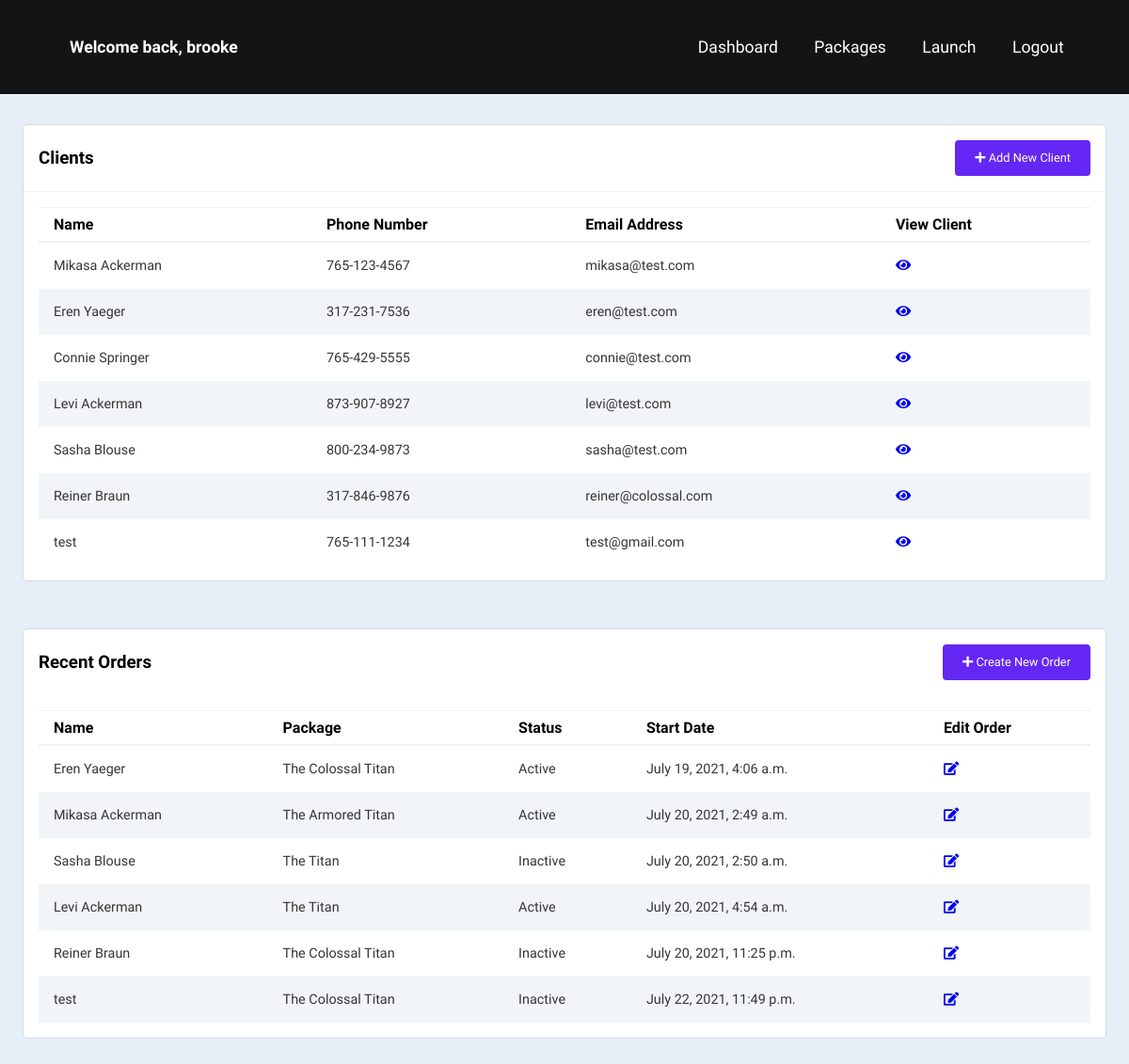
Page /dashboard/ (signed in) on the earlier database version.
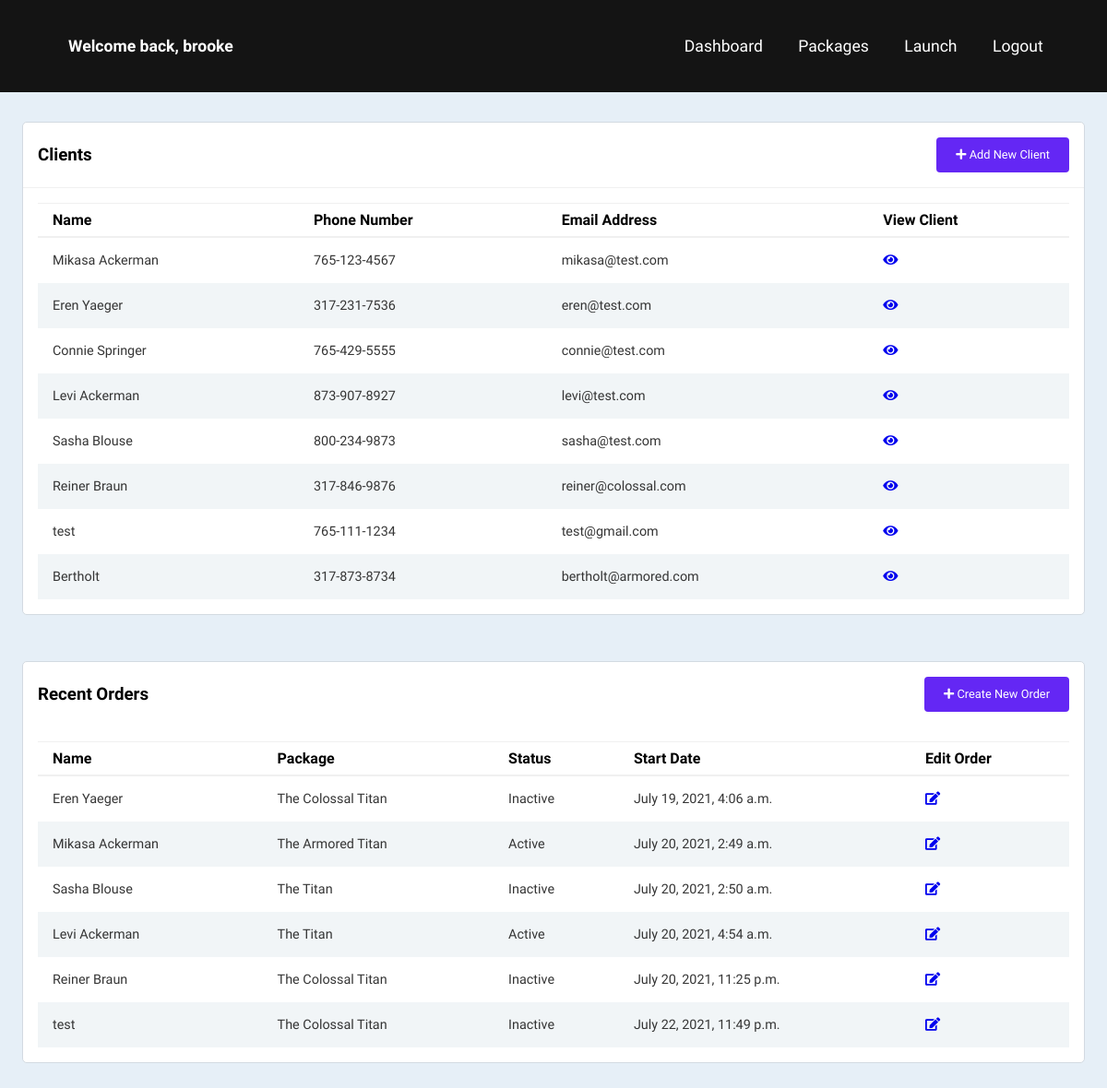
Same page on the later database version.
### accounts/models.py (models this page shows, shortened)
class Client(models.Model):
    name = models.CharField(max_length=200, null=True)
    phone = models.CharField(max_length=200, null=True)
    email = models.CharField(max_length=200, null=True)
    date_created = models.DateTimeField(auto_now_add=True, null=True)
    def __str__(self):
        return self.name

class Order(models.Model):
    STATUS = (
        ('Active', 'Active'),
        ('Inactive', 'Inactive'),
    )
    client = models.ForeignKey(Client, null=True, on_delete=models.SET_NULL)
    package = models.ForeignKey(Package, null=True, on_delete=models.SET_NULL)
    date_created = models.DateTimeField(auto_now_add=True, null=True)
    status = models.CharField(max_length=200, null=True, choices=STATUS)

class Package(models.Model):
    name = models.CharField(max_length=200, null=True)
    hourly_rate = models.FloatField(null=True)
    description = models.CharField(max_length=200, null=True)
    date_created = models.DateTimeField(auto_now_add=True, null=True)
    def __str__(self):
        return self.name

### accounts/views.py (the view)
# urls.py: path('dashboard/', views.dashboard, name="dashboard"),
@login_required(login_url='signin')
def dashboard(request):
    orders = Order.objects.all()
    clients = Client.objects.all()
    context = {'orders': orders, 'clients': clients}
    return render(request,'accounts/dashboard.html', context)

### accounts/templates/accounts/dashboard.html (shortened to what this page needs)
{% extends 'accounts/main.html' %}
{% block content %}
{% include 'accounts/dashboard-navbar.html' %}
    <div class="main-content">
        <main>
            <div class="client-list-wrapper">
                <div class="client-list-header">
                    <h3>Clients</h3>
                    <a class="add-new-client" href="{% url 'create_client' %}"><button><span><i class="fas fa-plus"></i></span> Add New Client</button></a>
                </div>
                <div class="client-list-body">
                    <div class="table-responsive">
                        <table width="100%">
                            <thead>
                                <tr>
                                    <th>Name</th>
                                    <th>Phone Number</th>
                                    <th>Email Address</th>
                                    <th>View Client</th>
                                </tr>
                            </thead>
                            {% for client in clients %}
                                <tr>
                                    <td>{{client.name}}</td>
                                    <td>{{client.phone}}</td>
                                    <td>{{client.email}}</td>
                                    <td><a href="{% url 'client' client.id %}"><i class="fas fa-eye"></i></a></td>
                                </tr>
                            {% endfor %}
                        </table>
                    </div>
                </div>
            </div>
            <div class="recent-orders-wrapper">
                <div class="recent-orders-header">
                    <h3>Recent Orders</h3>
                    <a class="add-new-order" href="{% url 'create_order' %}"><button><span><i class="fas fa-plus"></i></span> Create New Order</button></a>
                </div>
                <div class="recent-orders-body">
                    <div class="table-responsive">
                        <table width="100%">
                            <thead>
                                <tr>
                                    <th>Name</th>
                                    <th>Package</th>
                                    <th>Status</th>
                                    <th>Start Date</th>
                                    <th>Edit Order</th>
                                </tr>
                            </thead>
                            {% for order in orders %}
                            <tr>
                                <td>{{order.client}}</td>
                                <td>{{order.package}}</td>
                                <td>{{order.status}}</td>
                                <td>{{order.date_created}}</td>
                                <td><a href="{% url 'update_order' order.id %}"><i class="fas fa-edit"></i></a></td>
                            </tr>
                        {% endfor %}
                        </table>
                    </div>
                </div>
            </div>
        </main>
    </div>
{% endblock %}

### accounts/templates/accounts/main.html (shortened to what this page needs)
{% load static %}
<!DOCTYPE html>
<html lang="en">
<head>
    <link rel="stylesheet" type="text/css" href="{% static '/css/main.css' %}">
    <link rel="stylesheet" type="text/css" href="{% static '/css/variables.css' %}">
    <link rel="stylesheet" href="https://pro.fontawesome.com/releases/v5.10.0/css/all.css"/>
</head>
<body>
    {% block content %}
    {% endblock %}
</body>
</html>

### accounts/templates/accounts/dashboard-navbar.html (shortened to what this page needs)
{% load static %}
<nav class="navbar">
    <div class="navbar__container">
        <div class="user-wrapper">
            <h4>Welcome back, {{request.user}}</h4>
        </div>
        <ul class="navbar__menu">
            <li class="navbar__item">
                <a href="{% url 'dashboard' %}" class="navbar__links">Dashboard</a>
            </li>
            <li class="navbar__item">
                <a href="{% url 'packages' %}" class="navbar__links">Packages</a>
            </li>
            <li class="navbar__item">
                <a href="/" class="navbar__links" target="_blank">Launch</a>
            </li>
            <li class="navbar__item">
                <a href="{% url 'logout' %}" class="navbar__links">Logout</a>
            </li>
        </ul>
    </div>
</nav>

### static/css/main.css (style rules this page uses)
* { box-sizing: border-box; margin: 0; padding: 0; list-style-type: none; text-decoration: none; font-family: "Kumbh Sans", sans-serif; }
.navbar { background: var(--darkgrey); height: 100px; display: flex; justify-content: center; align-items: center; font-size: 1.1rem; position: sticky; top: 0; z-index: 999; }
.navbar__container { display: flex; justify-content: space-between; height: 100px; z-index: 1; width: 100%; max-width: 1500px; margin: 0 auto; padding: 0 50px; }
.navbar__menu { display: flex; align-items: center; list-style: none; text-align: center; }
.navbar__item { height: 100px; }
.navbar__links { color: white; display: flex; align-items: center; justify-content: center; text-decoration: none; padding: 0 1.2rem; height: 100%; }
.main-content { height: 80vh; }
.user-wrapper { display: flex; align-items: center; }
.user-wrapper { padding: 2rem 1.5rem; }
.user-wrapper h4 { color: white; }
.main-content main { padding: 2rem 1.5rem; background: #e6eff7; min-height: calc(100vh - 75px); }
.client-list-wrapper { background: #fff; border-radius: 5px; border: 1px solid #d3dae1; }
.client-list-header, .client-list-body { padding: 1rem; }
.client-list-header { display: flex; justify-content: space-between; align-items: center; border-bottom: 1px solid #f0f0f0; }
.client-list-header button { background: var(--deepsea); border-radius: 4px; color: #fff; font-size: .8rem; padding: .65rem 1.25rem; border: 1px solid transparent; }
.client-list-body table { border-collapse: collapse; }
.client-list-body thead { border-top: 1px solid #f0f0f0; border-bottom: 2px solid #f0f0f0; }
.client-list-body thead th { font-weight: 600; text-align: left; padding: .5rem 1rem; }
.client-list-body tr:nth-child(even) { background-color: #f1f5f7; }
.client-list-body td { padding: 1rem; font-size: .9rem; color: rgb(53, 53, 53); }
.recent-orders-wrapper { margin-top: 50px; background: #fff; border-radius: 5px; border: 1px solid #d3dae1; }
.recent-orders-header, .recent-orders-body { padding: 1rem; }
.recent-orders-header { display: flex; justify-content: space-between; align-items: center; }
.recent-orders-header button { background: var(--deepsea); border-radius: 4px; color: #fff; font-size: .8rem; padding: .65rem 1.25rem; border: 1px solid transparent; }
.recent-orders-body table { border-collapse: collapse; }
.recent-orders-body thead { border-top: 1px solid #f0f0f0; border-bottom: 2px solid #f0f0f0; }
.recent-orders-body thead th { font-weight: 600; text-align: left; padding: .5rem 1rem; }
.recent-orders-body tr:nth-child(even) { background-color: #f1f5f7; }
.recent-orders-body td { padding: 1rem; font-size: .9rem; color: rgb(53, 53, 53); }
.table-responsive { width: 100%; overflow-x: auto; }

### static/css/variables.css (style rules this page uses)
:root { --offwhite: #e8e3dc; --seasalt: #ced9df; --oceanbay: #50d5d5; --deepsea: #6427f4; --slateblue: #3827f4; --darkgrey: #141414; --litegrey: #c4c4c4; --pink: #e91672; --text-dark: #1d2231; --text-grey: #8390a2; --text-med: #9d9d9d; }

Differences in the rows shown:
added Client: name "Bertholt", phone "317-873-8734", email "bertholt@armored.com"
changed Order "July 19, 2021, 4:06 a.m.": status "Active" → "Inactive"
